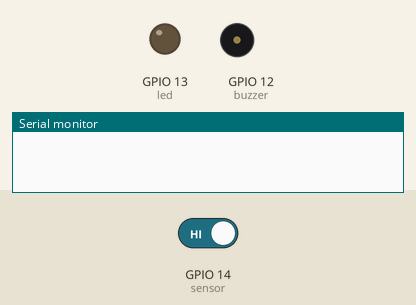
Recording of a sketch running on a simulated ESP8266 (NodeMCU). Parts: output pins drawn as LEDs (lit = HIGH), buzzer (waves = sounding, pin HIGH), the last lines printed to the serial monitor. The test bench sets the inputs (shaded band); at power-on: GPIO 14 (sensor) HIGH. WiFi joins after 1.5 s; servers stay silent unless stated; web services answer with replies made up by the test bench.

Above: at 1.2 s.
1.3 s: GPIO 14 (sensor) driven LOW
At 2.5 s:
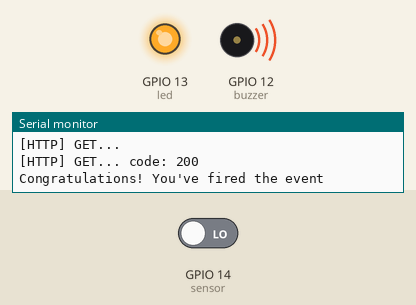
4.3 s: GPIO 14 (sensor) driven HIGH
At 5.9 s:
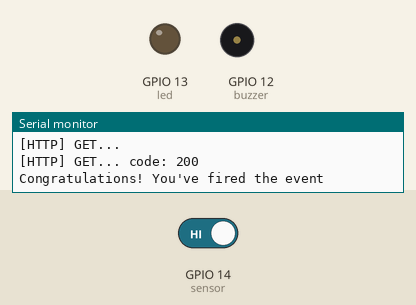
Timing chart, 0 to 7.4 s (numbered marks = the images above; inputs shaded):
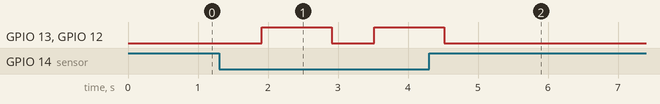

Measured:
- after the input at 1.3 s, GPIO 13 (led), GPIO 12 (buzzer): LOW → HIGH after 0.61 s, → LOW 1.0 s later, → HIGH 0.61 s later
- after the input at 4.3 s, GPIO 13 (led), GPIO 12 (buzzer): goes on until 4.5 s, then stays LOW

The sketch:

CodingGempaFix.ino
```cpp
#ifdef ESP32
  #include <WiFi.h>
#else
  #include <ESP8266WiFi.h>
#endif

#include <ESP8266HTTPClient.h>
#include <ArduinoJson.h>
#include <ESP8266WiFi.h>
#include <WiFiClientSecure.h>

const char* ssid = "Hehe";
const char* password = "fauzan123";

const int sensor = 14;
const int led = 13;
const int buzzer = 12;

String server = "http://maker.ifttt.com";
String eventName = "Sensor_Gempa";
String IFTTT_Key = "bVv1vg2BFERrdGBDKh6nK-";
String IFTTTUrl="http://maker.ifttt.com/trigger/Sensor_Gempa/with/key/bVv1vg2BFERrdGBDKh6nK-";

int value1;
int value2;
int value3;

void setup(){
  WiFi.begin(ssid, password);
  Serial.begin(9600);

  pinMode(sensor,INPUT);
  pinMode(led, OUTPUT);
  pinMode(buzzer,OUTPUT);

}

void loop(){
  digitalWrite(led,LOW);
  int vib = digitalRead(sensor);
  if(vib == LOW){
  alarm();
  sendDataToSheet();
  Notifikasi();
  }
}

void alarm(){
  if (WiFi.status() == WL_CONNECTED) {
    digitalWrite(led,HIGH);
    digitalWrite(buzzer,HIGH);
    delay(1000);
    digitalWrite(led,LOW);
    digitalWrite(buzzer,LOW);
  }
}

void sendDataToSheet(void)
{
  String url = server + "/trigger/" + eventName + "/with/key/" + IFTTT_Key + "?value1=" + String((int)value1) + "&value2="+String((int)value2) +"&value3=" + String((int)value3);
  Serial.println(url);
  //Start to send data to IFTTT
  HTTPClient http;
  Serial.print("[HTTP] begin...\n");
  http.begin(url); //HTTP

  Serial.print("[HTTP] GET...\n");
  // start connection and send HTTP header
  int httpCode = http.GET();
  // httpCode will be negative on error
  if(httpCode > 0) {
    // HTTP header has been send and Server response header has been handled
    Serial.printf("[HTTP] GET... code: %d\n", httpCode);
    // file found at server
    if(httpCode == HTTP_CODE_OK) {
      String payload = http.getString();
      Serial.println(payload);
    }
  } else {
    Serial.printf("[HTTP] GET... failed, error: %s\n", http.errorToString(httpCode).c_str());
  }
  http.end();
}

void Notifikasi(){
  String url = server + "/trigger/" + "Notif" + "/with/key/" + IFTTT_Key + "?value1=" + String((int)value1) + "&value2="+String((int)value2) +"&value3=" + String((int)value3);
  Serial.println(url);
  //Start to send data to IFTTT
  HTTPClient http;
  Serial.print("[HTTP] begin...\n");
  http.begin(url); //HTTP

  Serial.print("[HTTP] GET...\n");
  // start connection and send HTTP header
  int httpCode = http.GET();
  // httpCode will be negative on error
  if(httpCode > 0) {
    // HTTP header has been send and Server response header has been handled
    Serial.printf("[HTTP] GET... code: %d\n", httpCode);
    // file found at server
    if(httpCode == HTTP_CODE_OK) {
      String payload = http.getString();
      Serial.println(payload);
    }
  } else {
    Serial.printf("[HTTP] GET... failed, error: %s\n", http.errorToString(httpCode).c_str());
  }
  http.end();
}
```
